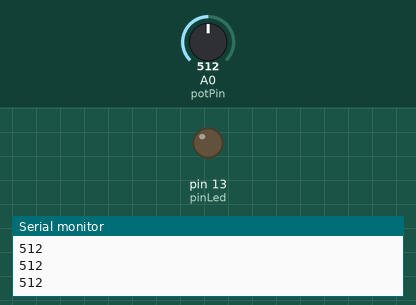
Simulated run of this sketch. Board: Arduino Uno, built with avr-gcc and run on an emulated ATmega328P. On the bench: output pins drawn as LEDs (lit = HIGH), the last lines printed to the serial monitor. The inputs (shaded band) are chosen by the test bench; at power-on: A0 (potPin) = 512.

Above: at 1.2 s.
1.3 s: A0 (potPin) set to 987
2.8 s: A0 (potPin) set to 1012
At 4.1 s:
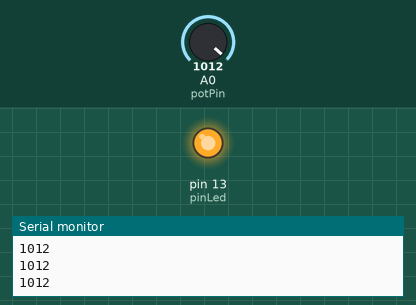
4.4 s: A0 (potPin) set to 990
At 5.6 s:
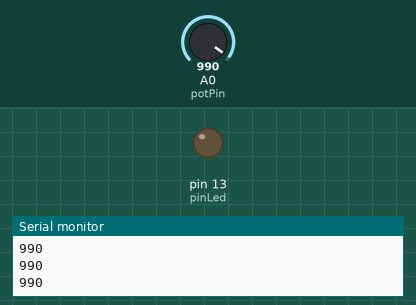
6.0 s: A0 (potPin) set to 1010
At 7.0 s:
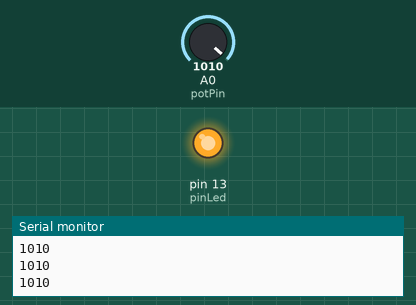
Timing chart, 0 to 8.6 s (numbered marks = the images above; inputs shaded):
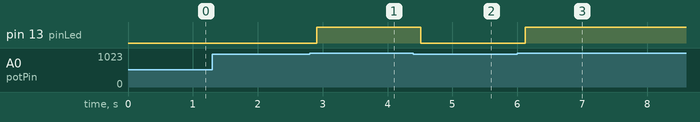

The sketch:

sketch_while_potmeter_warning.ino
```cpp
int potPin=A0;
int delayT=100;
int pinLed=13;
int potVal;

void setup() {
  // put your setup code here, to run once:
Serial.begin(115200);
pinMode(potPin, INPUT);
pinMode(pinLed, OUTPUT);


}

void loop() {
  // put your main code here, to run repeatedly:
potVal=analogRead(potPin);
Serial.println(potVal);
delay(delayT);

while (potVal>=1000){
  digitalWrite(pinLed, HIGH);
  potVal=analogRead(potPin);
  Serial.println(potVal);
  delay(delayT);

}
 digitalWrite(pinLed, LOW);
}
```

Measured:
- the behaviour switches between 999 and 1000 on A0 (potPin) (found by bisection; images 0 and 1)
- after the input at 2.8 s, pin 13 (pinLed): LOW → HIGH after 0.11 s
- after the input at 4.4 s, pin 13 (pinLed): HIGH → LOW after 0.11 s
- after the input at 6.0 s, pin 13 (pinLed): LOW → HIGH after 0.12 s
